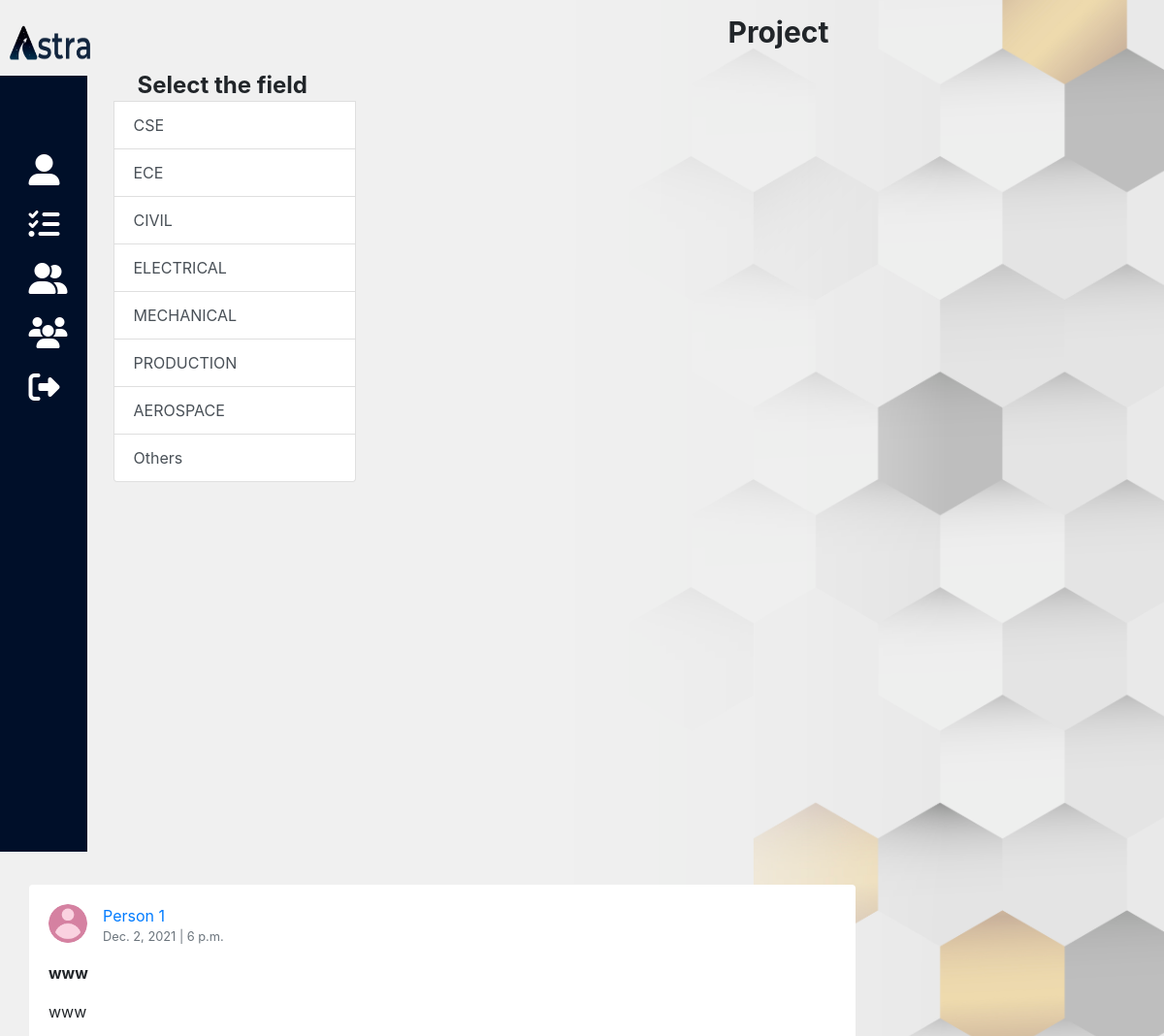
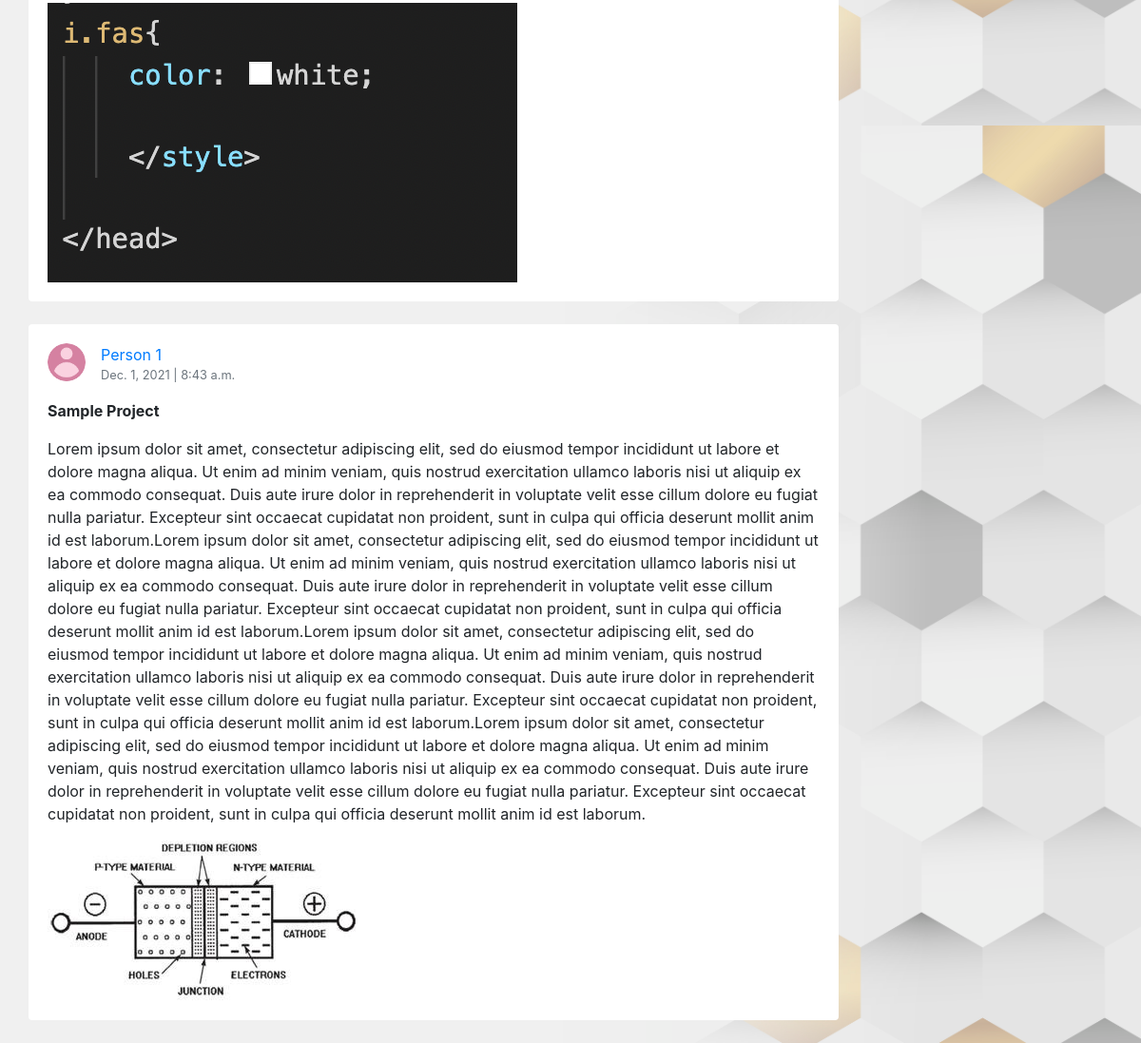
Screenshot of /project/ (signed in) with the database file from the repository (2 pictures, top to bottom).
### accounts/models.py (models this page shows, shortened)
class ProjectInput(models.Model):
    project_name = models.CharField(max_length=30)
    project_info = models.CharField(max_length=120000000000000000)
    project_category = models.CharField(max_length = 120, default = "Others")
    project_image = models.ImageField(
        upload_to="images", null=True, blank=True)
    project_date = models.DateField(auto_now_add=True)  # kriti
    project_time = models.TimeField(auto_now_add=True)  # kriti

### accounts/views.py (the view, shortened to what this page needs)
# urls.py: path('project/', views.ProjectPage, name="ProjectPage"),
def ProjectPage(request):
    project_list = ProjectInput.objects.all().order_by('-project_date', '-project_time') #kriti
    return render(request, 'project1.html',
    {'project_list': project_list}) #kriti

### templates/project1.html (shortened to what this page needs)
{% load static %}
<!DOCTYPE html>
<html lang="en">
<head>
  <link href="https://cdn.jsdelivr.net/npm/bootstrap@5.1.3/dist/css/bootstrap.min.css" rel="stylesheet"
>
  <link rel="stylesheet" href="https://cdn.jsdelivr.net/npm/bootstrap@4.5.3/dist/css/bootstrap.min.css"
>
</head>
<body>
  <header class="heading"><img src="{% static 'images/astralogo.png' %}" alt="">
    <span class="name">Project</span>
  </header>
  <section class="main">
    <span>
      <div class="navigation">
        <ul class="menu "><br>
          <li class="nav-item ">
            <a class="nav-link" href="{% url 'home' %}"><i class="fas  fa-2x fa-user-alt"></i></a>
          </li>
          <li class="nav-item">
            <a class="nav-link mid " href="{% url 'ProjectPage' %}"><i class="fas fa-2x fa-tasks "></i></a>
          <li class="nav-item">
            <a class="nav-link mid" href="{% url 'InterviewPage' %}"><i class="fas fa-2x fa-user-friends"></i></a>
          </li>
          <li class="nav-item about">
            <a class="nav-link" href="{% url 'aboutusPage' %}"><i class="fas fa-2x fa-users"></i></a>
          </li>
          {% if user.is_authenticated %}
          <li class="nav-item about">
            <a class="nav-link" href="{% url 'signoutPage' %}"><i class="fas fa-2x fa-sign-out-alt"></i></a>
          </li>
          {% endif %}
        </ul>
      </div>
    </span>
    <span>
      <div class="list-group">
        <p class="lihead">Select the field</p>
        <a href="#" class="list-group-item list-group-item-action">CSE</a>
        <a href="#" class="list-group-item list-group-item-action">ECE</a>
        <a href="#" class="list-group-item list-group-item-action">CIVIL</a>
        <a href="#" class="list-group-item list-group-item-action">ELECTRICAL</a>
        <a href="#" class="list-group-item list-group-item-action">MECHANICAL</a>
        <a href="#" class="list-group-item list-group-item-action">PRODUCTION</a>
        <a href="#" class="list-group-item list-group-item-action">AEROSPACE</a>
        <a href="#" class="list-group-item list-group-item-action">Others</a>
      </div>
    </span>
    <span>
      <br>
      <div class="text-center">
      </div>
      <div class="content">
        <div class="media">
          <div class="container posts-content">
            <div class="column">
              {%for project in project_list%}
              <div class="col-lg-12">
                <div class="card mb-8">
                  <div class="card-body">
                    <div class="media mb-3">
                      <img src="{% static 'images/prof.png' %}" class="d-block ui-w-40 rounded-circle" alt="">
                      <div class="media-body ml-3">
                        <a href="#">Person 1</a>
                        <div class="text-muted small">{{project.project_date}} | {{project.project_time}}</div>
                      </div>
                    </div>
                    <p>
                      <strong>{{project.project_name}}</strong>
                    </p>
                    <p>
                      {{project.project_info}}
                    </p>
                    {%if project.project_image%}
                    <img src="{{project.project_image.url}}" alt="">
                    {%endif%}
                  </div>
                </div>
              </div>
              <br>
              {%endfor%}
            </div>
          </div>
    </span>
  </section>
</body>
</html>

### rows the page displays
ProjectInput: project_date "Dec. 2, 2021", project_time "6 p.m.", project_name "www", project_info "www", project_image (picture)
ProjectInput: project_date "Dec. 1, 2021", project_time "8:43 a.m.", project_name "Sample Project", project_info "Lorem ipsum dolor sit amet, consectetur adipiscing elit, sed do eiusmod tempor incididunt ut labore et dolore magna aliqua. Ut enim ad minim veniam, quis nostrud exercitation ullamco laboris nisi ut aliquip ex ea commodo consequat. Duis aute irure dolor in reprehenderit in voluptate velit esse cillum dolore eu fugiat nulla pariatur. Excepteur sint occaecat cupidatat non proident, sunt in culpa qui officia deserunt mollit anim id est laborum.Lorem ipsum dolor sit amet, consectetur adipiscing elit, sed do eiusmod tempor incididunt ut labore et dolore magna aliqua. Ut enim ad minim veniam, quis nostrud exercitation ullamco laboris nisi ut aliquip ex ea commodo consequat. Duis aute irure dolor…", project_image (picture)
